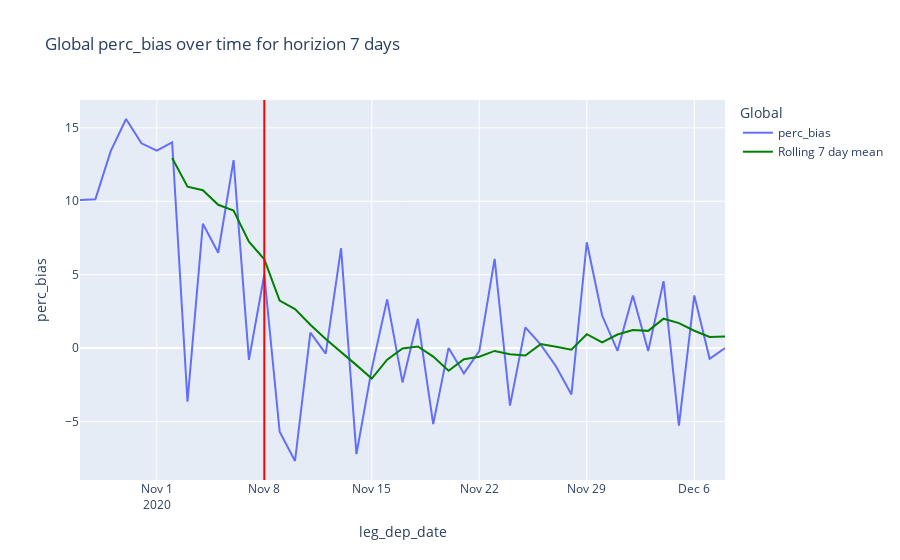

Source (notebook cell):
### Code cell
plot_bias_over_time_for_horizon(df, horizon=7, metric="perc_bias")

### Figure 1 — Plotly figure (JSON) as saved in the notebook; plotly's stock layout.template omitted (floating-point values rounded to 4 significant figures)
{"data": [{"hovertemplate": "Global=0<br>leg_dep_date=%{x}<br>perc_bias=%{y}<extra></extra>", "legendgroup": "0", "line": {"color": "#636efa", "dash": "solid"}, "mode": "lines", "name": "perc_bias", "orientation": "v", "showlegend": true, "type": "scatter", "x": ["2020-10-27", "2020-10-28", "2020-10-29", "2020-10-30", "2020-10-31", "2020-11-01", "2020-11-02", "2020-11-03", "2020-11-04", "2020-11-05", "2020-11-06", "2020-11-07", "2020-11-08", "2020-11-09", "2020-11-10", "2020-11-11", "2020-11-12", "2020-11-13", "2020-11-14", "2020-11-15", "2020-11-16", "2020-11-17", "2020-11-18", "2020-11-19", "2020-11-20", "2020-11-21", "2020-11-22", "2020-11-23", "2020-11-24", "2020-11-25", "2020-11-26", "2020-11-27", "2020-11-28", "2020-11-29", "2020-11-30", "2020-12-01", "2020-12-02", "2020-12-03", "2020-12-04", "2020-12-05", "2020-12-06", "2020-12-07", "2020-12-08"], "xaxis": "x", "y": [10.09, 10.14, 13.41, 15.6, 13.95, 13.45, 14.01, -3.649, 8.465, 6.494, 12.79, -0.7968, 4.995, -5.685, -7.687, 1.057, -0.3711, 6.801, -7.219, -1.415, 3.317, -2.335, 1.995, -5.174, 0.01383, -1.723, -0.203, 6.08, -3.92, 1.414, 0.2355, -1.248, -3.156, 7.206, 2.218, -0.1869, 3.575, -0.1937, 4.56, -5.285, 3.587, -0.7242, 0], "yaxis": "y"}, {"hovertemplate": "variable=0<br>leg_dep_date=%{x}<br>value=%{y}<extra></extra>", "legendgroup": "0", "line": {"color": "green", "dash": "solid"}, "mode": "lines", "name": "Rolling 7 day mean", "orientation": "v", "showlegend": true, "type": "scatter", "x": ["2020-10-27", "2020-10-28", "2020-10-29", "2020-10-30", "2020-10-31", "2020-11-01", "2020-11-02", "2020-11-03", "2020-11-04", "2020-11-05", "2020-11-06", "2020-11-07", "2020-11-08", "2020-11-09", "2020-11-10", "2020-11-11", "2020-11-12", "2020-11-13", "2020-11-14", "2020-11-15", "2020-11-16", "2020-11-17", "2020-11-18", "2020-11-19", "2020-11-20", "2020-11-21", "2020-11-22", "2020-11-23", "2020-11-24", "2020-11-25", "2020-11-26", "2020-11-27", "2020-11-28", "2020-11-29", "2020-11-30", "2020-12-01", "2020-12-02", "2020-12-03", "2020-12-04", "2020-12-05", "2020-12-06", "2020-12-07", "2020-12-08"], "xaxis": "x", "y": [null, null, null, null, null, null, 12.95, 10.99, 10.75, 9.759, 9.358, 7.252, 6.045, 3.231, 2.654, 1.596, 0.6153, -0.2408, -1.158, -2.074, -0.7881, -0.02363, 0.1104, -0.5757, -1.545, -0.7602, -0.5871, -0.1923, -0.4188, -0.5018, 0.271, 0.09081, -0.1139, 0.9445, 0.3927, 0.926, 1.235, 1.173, 2.003, 1.699, 1.182, 0.7619, 0.7886], "yaxis": "y"}], "layout": {"legend": {"title": {"text": "Global"}, "tracegroupgap": 0}, "shapes": [{"line": {"color": "red"}, "type": "line", "x0": "2020-11-08T00:00:00", "x1": "2020-11-08T00:00:00", "xref": "x", "y0": 0, "y1": 1, "yref": "y domain"}], "title": {"text": "Global perc_bias over time for horizion 7 days"}, "xaxis": {"anchor": "y", "domain": [0, 1], "title": {"text": "leg_dep_date"}}, "yaxis": {"anchor": "x", "domain": [0, 1], "title": {"text": "perc_bias"}}}}
